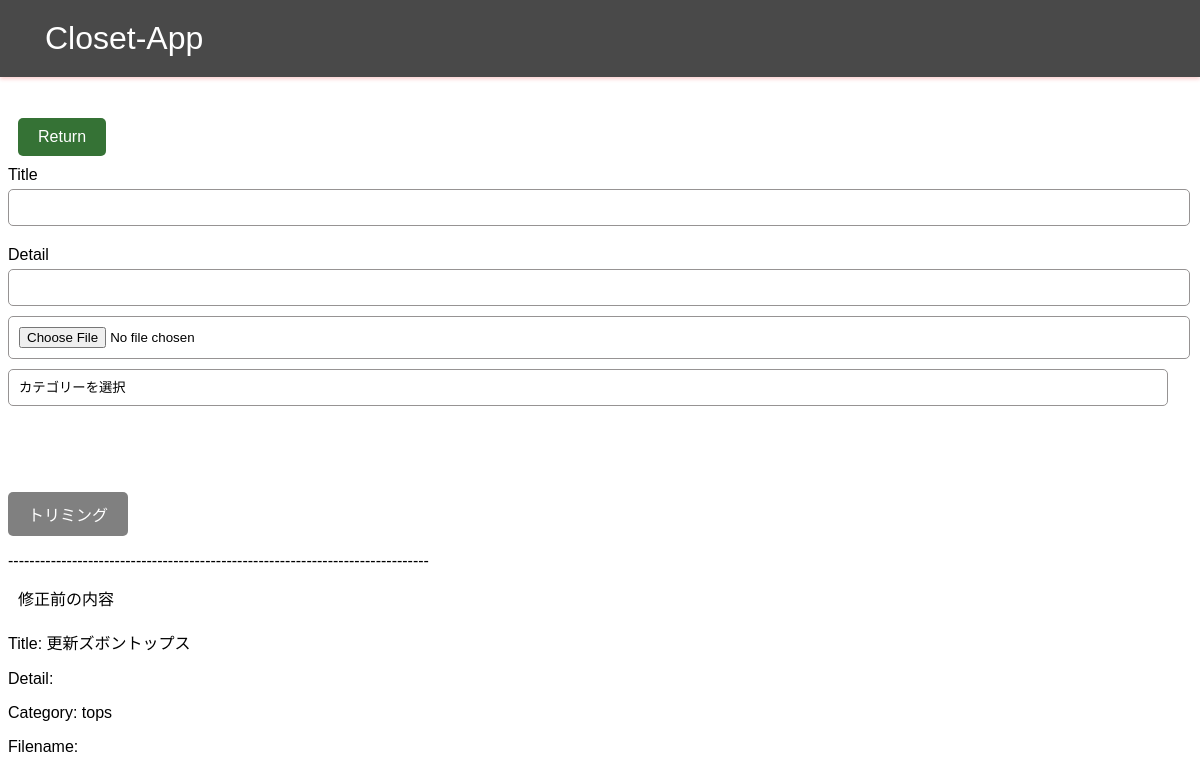
/update/7 (signed in), run on an earlier commit of the app's database.
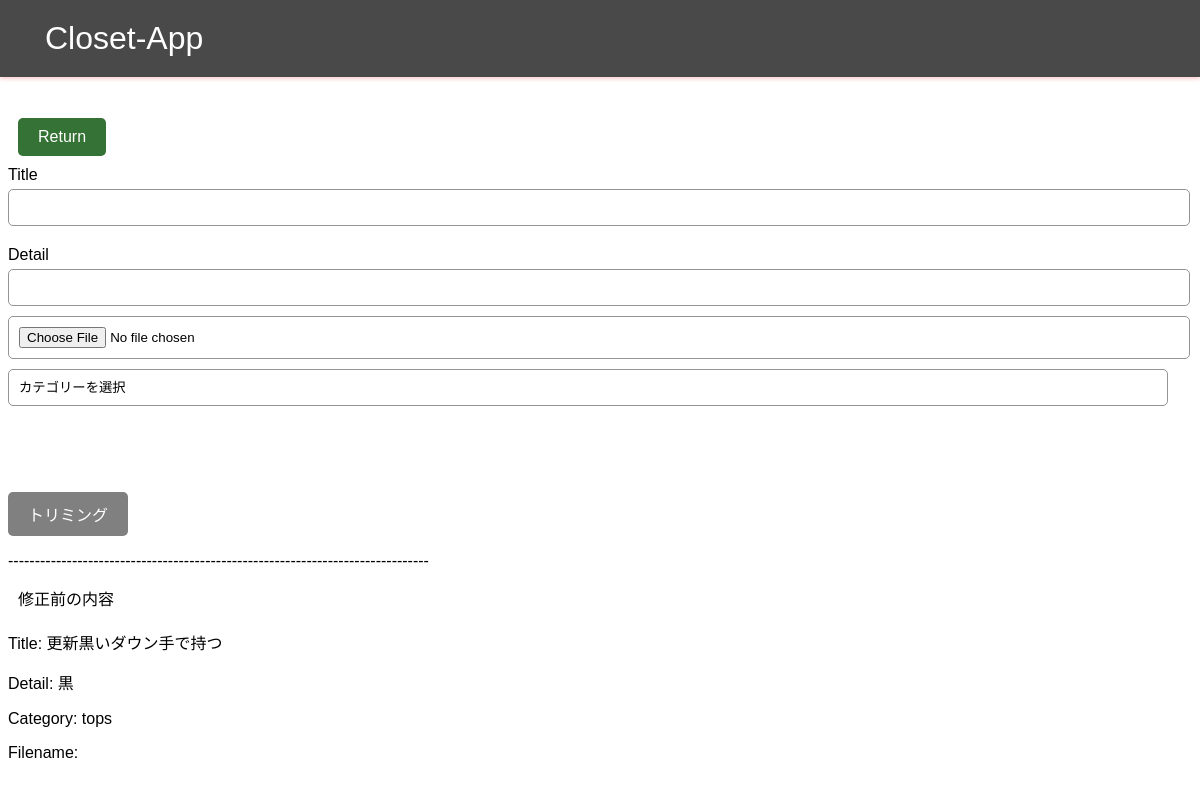
And on a later commit of the database.
### app.py (models this page shows)
class Post(db.Model):
    id = db.Column(db.Integer, primary_key=True)
    title = db.Column(db.String(30), nullable=False)
    detail = db.Column(db.String(100))
    category = db.Column(db.Enum('tops', 'bottoms'))
    user_id = db.Column(db.Integer, nullable=False)
    image_id = db.Column(db.Integer, db.ForeignKey('image.id')) # Imageモデルとの関連性を定義

### app.py (the view, shortened to what this page needs)
@app.route('/update/<int:id>', methods=['GET', 'POST'])
@login_required
def update(id):
    post = Post.query.get(id)
    image = post.image
    image_url = image.public_url
    cropped_image = None
    if request.method == 'GET':
        return render_template('update.html', post=post, image=image, image_url=image_url, cropped_image=cropped_image)

### app.py (called while the page is built)
@login_manager.user_loader
def load_user(user_id):
    return User.query.get(int(user_id))

### templates/update.html (shortened to what this page needs)
{% extends 'base.html' %}
{% block head %}
<link rel="stylesheet" href="{{ url_for('static', filename='css/main.css') }}">
{% endblock %}
{% block body %}
<a class="btn-return" href="/index" role="button">Return</a>
<form id="crop-form" action="/update/{{ post.id }}" method="POST", enctype="multipart/form-data">
    <div>
        <label for="title">Title</label>
        <input type="text" name="title">
    </div>
    <div>
        <label for="detail">Detail</label>
        <input type="text" name="detail">
        <input type="file" id="file-input">
        <select id="category" name="category">
            <option value="">カテゴリーを選択</option>
        </select><br>
    </div>
    <div id="cropped-container">
    </div>
    <button id="apply-crop" type="submit">トリミング</button>
</form>
<p>-------------------------------------------------------------------------------</p>
<div style="margin-left: 10px;">修正前の内容</div>
<div style="margin: auto;">
    <div>
        <p>Title: {{ post.title }}</p>
        <p>Detail: {{ post.detail }}</p>
        <p>Category: {{ post.category }}</p>
        <p>Filename: {{ image.filename }}</p>
    </div>
</div>
<link href="{{ url_for('static', filename='css/cropper.min.css') }}" rel="stylesheet">
{% endblock %}

### templates/base.html (shortened to what this page needs)
<!DOCTYPE html>
<html lang="en">
<head>
    {% block head %}{% endblock %}
</head>
<body>
    <header class="header">
        <nav class="navbar">
            <a class="navbar-login" href="/index">Closet-App</a>
        </nav>
    </header>
    {% block body %}{% endblock %}
</body>
</html>

### static/css/main.css (style rules this page uses)
body { font-family: Arial, sans-serif; }
.header { position: fixed; top: 0; left: 0; z-index: 100; width: 100%; background-color: rgba(28, 28, 28, 0.8); padding: 20px 0; box-shadow: 0 2px 4px 0 rgba(235, 16, 16, 0.2); }
body { padding-top: 100px; }
.navbar { max-width: 1200px; margin: 0 auto; padding: 0 20px; }
.navbar-login { color: #fff; text-decoration: none; font-size: 2rem; padding: 12px 24px; border: 1px solid transparent; transition: all 0.1s ease; border-radius: 4px; background-color: transparent; }
.btn-return { display: inline-block; padding: 10px 20px; background-color: #357235; color: #fff; text-decoration: none; font-size: 16px; transition: background-color 0.3s ease; border: none; border-radius: 5px; cursor: pointer; margin: 10px; }
div { margin-bottom: 20px; }
label { display: block; margin-bottom: 5px; }
input[type="text"], input[type="file"], input[type="password"], select { display: block; width: 98%; padding: 10px; margin-bottom: 10px; background-color: #fff; color: #000; border: 1px solid #969393; border-radius: 5px; }
input[type="text"]::placeholder, input[type="file"]::placeholder , input[type="password"]::placeholder { color: #888; }
select { appearance: none; }
#apply-crop { display: inline-block; padding: 10px 20px; background-color: #808080; color: #fff; text-decoration: none; font-size: 16px; border: none; border-radius: 5px; cursor: pointer; transition: background-color 0.3s ease; }

What changed in the data, as far as the page shows it:
changed Post "tops": title "更新ズボントップス" → "更新黒いダウン手で持つ"; detail (not shown) → "黒"
